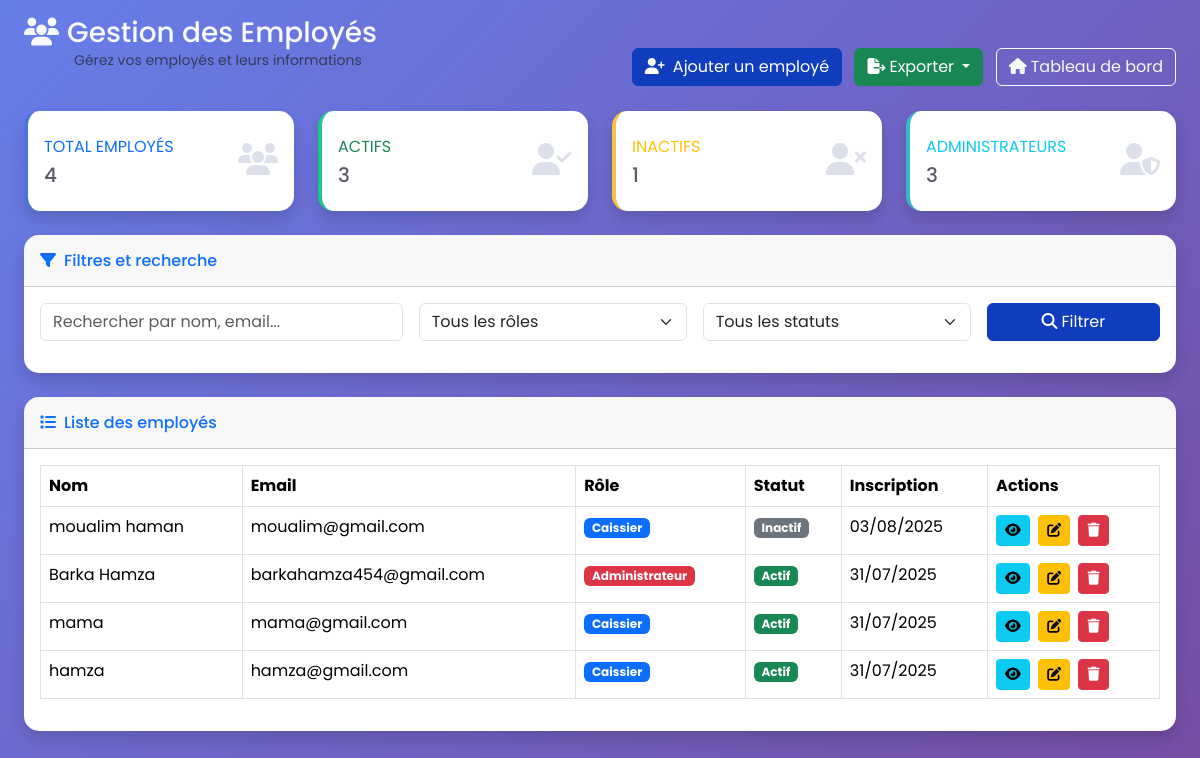
The app's page /accounts/employees/ (signed in), older data.
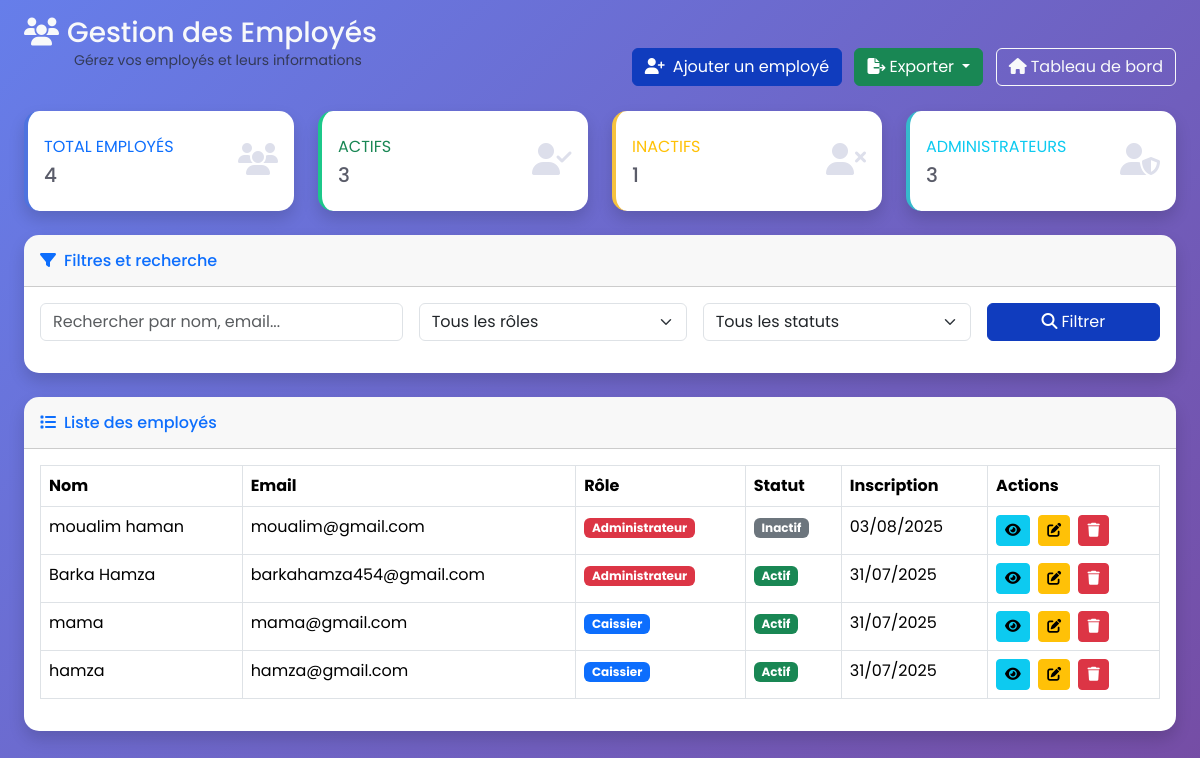
The same page, newer data.
### apps/accounts/models.py (models this page shows, shortened)
class User(AbstractUser):
    class Role(models.TextChoices):
        ADMIN = "ADMIN", "Administrateur"
        CASHIER = "CASHIER", "Caissier"
    role = models.CharField(
        max_length=20,
        choices=Role.choices,
        default=Role.CASHIER,
        help_text="Rôle de l'utilisateur dans le système"
    )
    phone = models.CharField(
        max_length=20,
        blank=True,
        verbose_name="Téléphone"
    )
    address = models.TextField(
        blank=True,
        verbose_name="Adresse"
    )
    hire_date = models.DateField(
        null=True,
        blank=True,
        verbose_name="Date d'embauche"
    )
    email = models.EmailField(
        unique=True,
        help_text="Adresse email unique requise pour la récupération de mot de passe"
    )
    first_name = models.CharField(max_length=150, verbose_name="Prénom")
    last_name = models.CharField(max_length=150, verbose_name="Nom de famille")
    class Meta:
        verbose_name = "Utilisateur"
        verbose_name_plural = "Utilisateurs"
        ordering = ['-date_joined']
    def get_full_name(self):
        if self.first_name and self.last_name:
            return f"{self.first_name} {self.last_name}"
        return self.username
    def is_admin(self):
        return self.role == self.Role.ADMIN
    @property
    def role_badge_class(self):
        return "badge bg-danger" if self.is_admin() else "badge bg-primary"
    description = models.TextField(
    blank=True,
    verbose_name="Description",
    help_text="Description détaillée du fournisseur"
)

### apps/accounts/views.py (the view)
# urls.py: path('employees/',        views.EmployeeListView.as_view(),      name='employee_list'),
class EmployeeListView(LoginRequiredMixin, AdminRequiredMixin, ListView):
    model = User
    template_name = 'accounts/employees/employee_list.html'
    context_object_name = 'employees'
    paginate_by = 15
    def get_queryset(self):
        qs = User.objects.exclude(pk=self.request.user.pk).order_by('-date_joined')
        form = EmployeeSearchForm(self.request.GET)
        if form.is_valid():
            search = form.cleaned_data.get('search')
            role = form.cleaned_data.get('role')
            status = form.cleaned_data.get('status')
            if search:
                qs = (qs.filter(first_name__icontains=search) |
                      qs.filter(last_name__icontains=search) |
                      qs.filter(email__icontains=search))
            if role:
                qs = qs.filter(role=role)
            if status == 'active':
                qs = qs.filter(is_active=True)
            elif status == 'inactive':
                qs = qs.filter(is_active=False)
        return qs
    def get_context_data(self, **kwargs):
        ctx = super().get_context_data(**kwargs)
        form = EmployeeSearchForm(self.request.GET)
        qs = self.get_queryset()
        ctx['search_form'] = form
        ctx['total'] = qs.count()
        ctx['active'] = qs.filter(is_active=True).count()
        ctx['inactive'] = qs.filter(is_active=False).count()
        return ctx

### apps/accounts/forms.py
class EmployeeSearchForm(forms.Form):
    search = forms.CharField(max_length=100, required=False,
        widget=forms.TextInput(attrs={'class':'form-control','placeholder':'Rechercher par nom, email...'}), label="")
    role = forms.ChoiceField(choices=[('','Tous les rôles')]+list(User.Role.choices),
        required=False, widget=forms.Select(attrs={'class':'form-control'}), label="")
    status = forms.ChoiceField(choices=[('','Tous les statuts'),('active','Actifs'),('inactive','Inactifs')],
        required=False, widget=forms.Select(attrs={'class':'form-control'}), label="")

### apps/accounts/views.py (called while the page is built)
    def test_func(self):
        return self.request.user.is_authenticated and self.request.user.is_admin()

### apps/accounts/templates/accounts/employees/employee_list.html (shortened to what the changed rows need)
{% extends 'base.html' %}
{% load crispy_forms_tags %}
{% block content %}
<div class="container-fluid px-4 mt-5">
<div class="d-flex justify-content-between align-items-center mb-4 employee-header">
  <div class="header_titre text-dark">
    <h1 class="h3 mb-0 text-light">
      <i class="fas fa-users me-2 text-light"></i>Gestion des Employés
    </h1>
  </div>
</div>
    <div class="card shadow mb-4">
        <div class="card-body">
            {% if employees %}
                <div class="table-responsive">
                    <table class="table table-bordered" width="100%" cellspacing="0">
                        <thead>
                            <tr>
                                <th>Nom</th>
                                <th>Email</th>
                                <th>Rôle</th>
                                <th>Statut</th>
                                <th>Inscription</th>
                                <th>Actions</th>
                            </tr>
                        </thead>
                        <tbody>
                            {% for emp in employees %}
                                <tr>
                                    <td class="font-weight-bold">{{ emp.get_full_name }}</td>
                                    <td>{{ emp.email }}</td>
                                    <td>
                                        <span class="{{ emp.role_badge_class }}">
                                            {{ emp.get_role_display }}
                                        </span>
                                    </td>
                                    <td>
                                        {% if emp.is_active %}
                                            <span class="badge bg-success">Actif</span>
                                        {% else %}
                                            <span class="badge bg-secondary">Inactif</span>
                                        {% endif %}
                                    </td>
                                    <td>{{ emp.date_joined|date:"d/m/Y" }}</td>
                                    <td>
                                        <a href="{% url 'accounts:employee_detail' emp.pk %}"
                                           class="btn btn-info btn-sm me-1" title="Voir">
                                            <i class="fas fa-eye"></i>
                                        </a>
                                        <a href="{% url 'accounts:employee_edit' emp.pk %}"
                                           class="btn btn-warning btn-sm me-1" title="Modifier">
                                            <i class="fas fa-edit"></i>
                                        </a>
                                        <a href="{% url 'accounts:employee_delete' emp.pk %}"
                                           class="btn btn-danger btn-sm" title="Supprimer">
                                            <i class="fas fa-trash"></i>
                                        </a>
                                    </td>
                                </tr>
                            {% endfor %}
                        </tbody>
                    </table>
                </div>
            {% endif %}
        </div>
    </div>
</div>
{% endblock %}

Row changes from the older to the newer data that the page shows:
changed User "moualim haman": role "Caissier" → "Administrateur"
